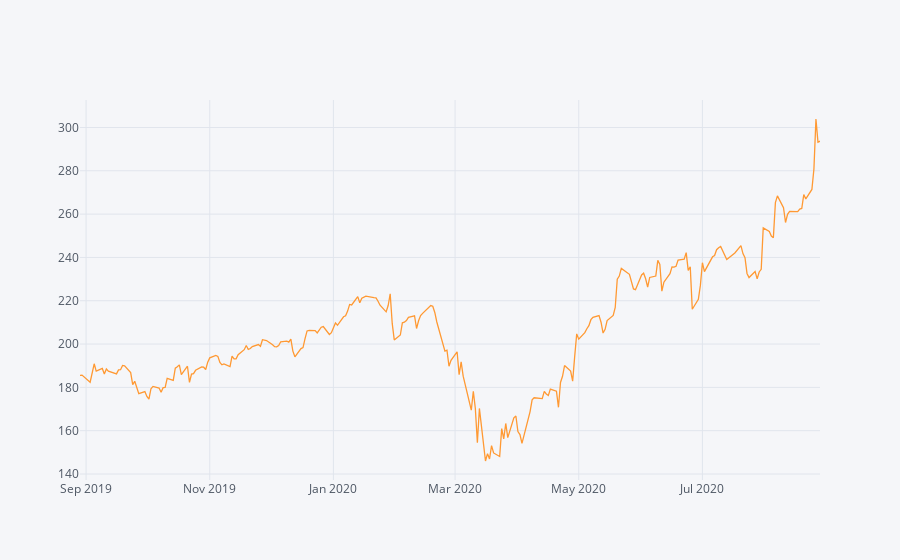

The notebook cell saved with this chart:
### Code cell
df.set_index('Fecha')['Cierre'].iplot()

### Figure 1 — Plotly figure (JSON) as saved in the notebook; plotly's stock layout.template omitted (floating-point values rounded to 4 significant figures; data arrays with more than 128 entries replaced by an {"elided": "..."} marker saying what was removed)
{"data": [{"name": "Cierre", "text": "", "mode": "lines", "y": {"elided": "253 float values"}, "x": {"elided": "253 str values"}, "line": {"color": "rgba(255, 153, 51, 1.0)", "dash": "solid", "shape": "linear", "width": 1.3}, "type": "scatter"}], "layout": {"title": {"font": {"color": "#4D5663"}}, "paper_bgcolor": "#F5F6F9", "plot_bgcolor": "#F5F6F9", "yaxis": {"tickfont": {"color": "#4D5663"}, "zerolinecolor": "#E1E5ED", "title": {"text": "", "font": {"color": "#4D5663"}}, "gridcolor": "#E1E5ED", "showgrid": true}, "xaxis": {"tickfont": {"color": "#4D5663"}, "zerolinecolor": "#E1E5ED", "title": {"text": "", "font": {"color": "#4D5663"}}, "gridcolor": "#E1E5ED", "showgrid": true}, "legend": {"bgcolor": "#F5F6F9", "font": {"color": "#4D5663"}}}}
